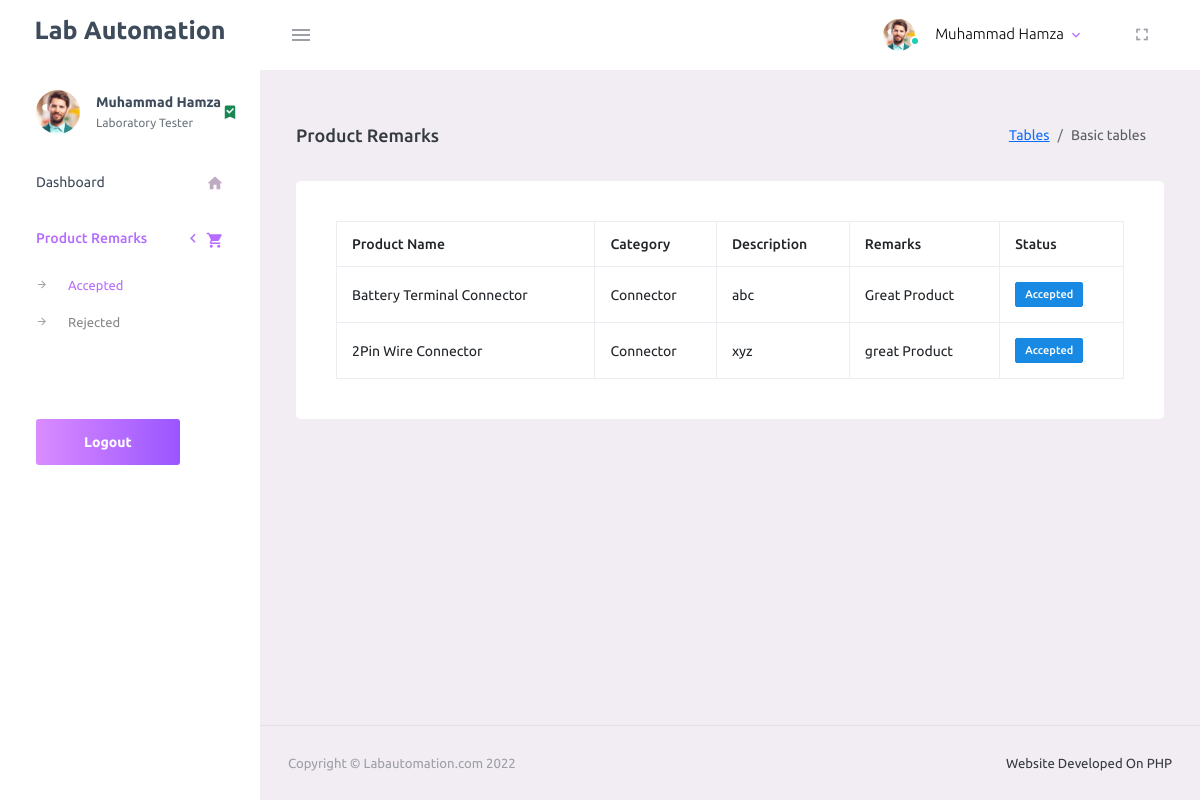
Screenshot of /LabortaryLayout/viewremarks.php (signed in) with the database file from the repository.
### tables this page shows
CREATE TABLE `labtesting` (
  `slrId` int(11) NOT NULL,
  `u_id` int(11) NOT NULL,
  `ProductId` int(11) NOT NULL,
  `Remarks` varchar(225) NOT NULL,
  `Result` varchar(225) NOT NULL
);

CREATE TABLE `manufactureproducts` (
  `ProdId` int(11) NOT NULL,
  `Prodname` varchar(225) NOT NULL,
  `Price` decimal(10,2) NOT NULL,
  `description` varchar(225) NOT NULL,
  `category` varchar(50) NOT NULL,
  `Image` varchar(500) NOT NULL,
  `Status` varchar(225) NOT NULL DEFAULT 'pending'
);

### LabortaryLayout/viewremarks.php (the view)
<?php include 'header.php';?>
<?php include '../confiq/connection.php';?>
<?php
    $query = "select p.Prodname, p.category, p.description, l.Remarks, l.Result from manufactureproducts p
    inner join labtesting l on p.ProdId = l.ProductId where l.Result = 'Approved'";
    $res = mysqli_query($con,$query)or die("Incorrect Query!!");
    $rows = mysqli_num_rows($res);
?>
<div class="main-panel">
          <div class="content-wrapper">
            <div class="page-header">
              <h3 class="page-title"> Product Remarks </h3>
              <nav aria-label="breadcrumb">
                <ol class="breadcrumb">
                  <li class="breadcrumb-item"><a href="#">Tables</a></li>
                  <li class="breadcrumb-item active" aria-current="page">Basic tables</li>
                </ol>
              </nav>
            </div>
            <div class="row">
              <div class="col-lg-12 grid-margin stretch-card">
                <div class="card">
                  <div class="card-body">
                    <?php
                    if($rows>0) {?>
                    <table class="table table-bordered">
                      <thead>
                        <tr>
                          <th>Product Name</th>
                          <th>Category</th>
                          <th>Description</th>
                          <th>Remarks</th>
                          <th>Status</th>
                        </tr>
                      </thead>
                      <tbody>
                      <?php
                      while($data = mysqli_fetch_assoc($res)){
                      echo '<tr>';
                      ?>
                          <td><?= @$data['Prodname'] ?></td>
                          <td><?= @$data['category'] ?></td>
                          <td><?= @$data['description'] ?></td>
                          <td><?= @$data['Remarks'] ?></td>
                          <td>
                            <?php
                            if(@$data['Result'] == 'Approved')
                            {
                              echo '<label class="badge badge-info">Accepted</label>';
                           }
                           else{
                            echo '<label class="badge badge-danger">Rejected</label>';
                           }
                            ?>
                          </td>
                        <?php echo '</tr>'; }?>
                      </tbody>
                    </table>
                    <?php
                    }
                     ?>
                  </div>
                </div>
              </div>
            </div>
          </div>
      <?php include 'footer.php';?>

### rows the page displays
labtesting: ProductId.Prodname "Battery Terminal Connector", ProductId.category "Connector", ProductId.description "abc", Remarks "Great Product", Result "Accepted"
labtesting: ProductId.Prodname "2Pin Wire Connector", ProductId.category "Connector", ProductId.description "xyz", Remarks "great Product", Result "Accepted"

### other values shown
$_SESSION['db_Name'] "Muhammad Hamza"
